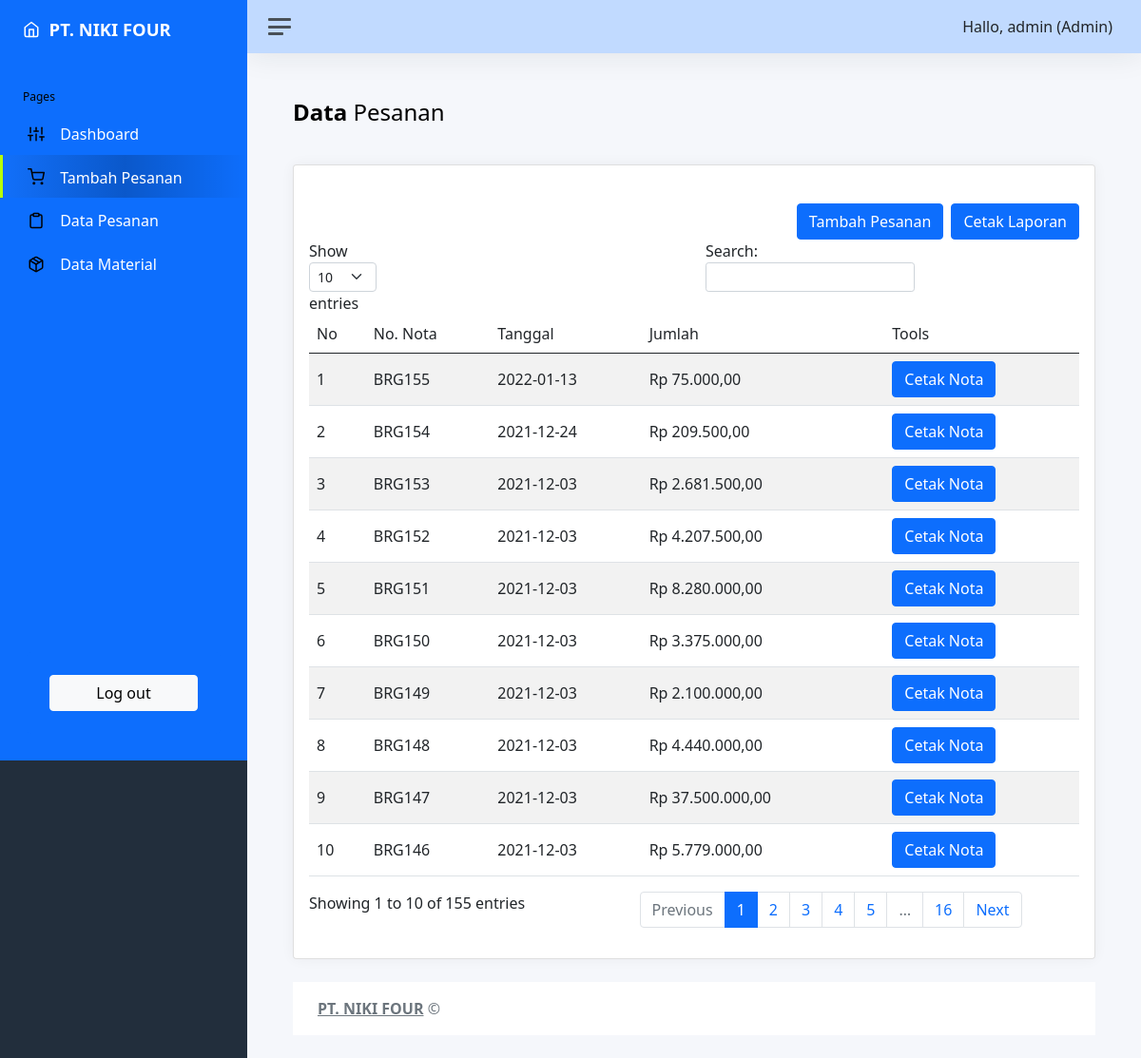
The app's page /kasir_transaksi.php (signed in) with its own data.
### tables this page shows
CREATE TABLE `penjualan` (
  `nonota` varchar(8) NOT NULL,
  `tanggal` date NOT NULL,
  `total` int(8) NOT NULL
);

### kasir_transaksi.php (the view, shortened to what this page needs)
<?php
include '../koneksi.php';
$nama = $_SESSION['nama'];
$query=mysqli_query($conn, "select * from penjualan ORDER BY nonota DESC");
function rupiah($angka){
	$hasil_rupiah = "Rp " . number_format($angka,2,',','.');
	return $hasil_rupiah;
}
?>
<!DOCTYPE html>
<html lang="en">
<head>
    <link href="../assets/css/app.css" rel="stylesheet">
    <link href="https://cdn.jsdelivr.net/npm/bootstrap@5.0.2/dist/css/bootstrap.min.css" rel="stylesheet"
>
</head>
<body>
    <div class="wrapper">
        <nav id="sidebar" class="sidebar js-sidebar">
            <div class="sidebar-content js-simplebar" style="background-color: #0d6efd;">
                <h1 class="sidebar-brand">
                    <i class="align-middle" data-feather="home" style="color:white;"></i> <span class="align-middle"
                        style="color:white;"> &nbsp;PT. NIKI FOUR</span>
                </h1>
                <ul class="sidebar-nav">
                    <li class="sidebar-header" style="color:black;">
                        Pages
                    </li>
                    <li class="sidebar-item ">
                        <a class="sidebar-link" href="kasir_home.php" style="background-color: #0d6efd;color:white;">
                            <i class="align-middle" data-feather="sliders" style="color:black;"></i> <span
                                class="align-middle">Dashboard</span>
                        </a>
                    </li>
                    <li class="sidebar-item active">
                        <a class="sidebar-link" href="kasir_transaksi.php?page=penjualan&act=tambah"
                            style="background-color: #0d6efd;color:white;">
                            <i class="align-middle" data-feather="shopping-cart" style="color:black;"></i> <span
                                class="align-middle">Tambah Pesanan</span>
                        </a>
                    </li>
                    <li class="sidebar-item ">
                        <a class="sidebar-link" href="kasir_transaksi.php"
                            style="background-color: #0d6efd;color:white;">
                            <i class="align-middle" data-feather="clipboard" style="color:black;"></i> <span
                                class="align-middle">Data Pesanan</span>
                        </a>
                    </li>
                    <li class="sidebar-item">
                        <a class="sidebar-link" href="kasir_produk.php" style="background-color: #0d6efd;color:white;">
                            <i class="align-middle" data-feather="package" style="color:black;"></i> <span
                                class="align-middle">Data Material</span>
                        </a>
                    </li>
                </ul>
                <div class="sidebar-cta">
                    <div class="sidebar-cta-content" style="background-color: #0d6efd">
                        <div class="d-grid">
                            <a href="../logout.php" class="btn btn-light">Log out</a>
                        </div>
                    </div>
                </div>
            </div>
        </nav>
        <div class="main">
            <nav class="navbar navbar-expand navbar-light navbar-bg" style="background-color: #c1daff">
                <a class="sidebar-toggle js-sidebar-toggle">
                    <i class="hamburger align-self-center"></i>
                </a>
                <div class="navbar-collapse collapse">
                    <ul class="navbar-nav navbar-align">
                        <li class="nav-item dropdown">
                            <a class="nav-link  d-none d-sm-inline-block" href="#">
                                <span class="text-dark">Hallo, <?php echo $nama ?>
                                    (<?php echo $_SESSION['role'] ?>)</span>
                            </a>
                        </li>
                    </ul>
                </div>
            </nav>
            <main class="content">
                <div class="container-fluid p-0">
                    <h4 class=" mb-3"><strong>Data</strong> Pesanan</h6><br>
                        <?php
                $no = 1;
                $p=isset($_GET['act'])?$_GET['act']:null;
                switch($p){
                    default: ?>
                        <div class="card "><br>
                            <div class="card-body">
                                <div class="d-grid gap-2 d-md-flex justify-content-md-end">
                                    <a href='?page=penjualan&act=tambah' class='btn btn-primary'>Tambah Pesanan</a>
                                    <a href='cetak_transaksi.php' class='btn btn-primary'>Cetak Laporan</a>
                                </div>
                                <table id="example" class="table table-striped" style="width:100%">
                                    <thead>
                                        <tr>
                                            <td>No</td>
                                            <td>No. Nota</td>
                                            <td>Tanggal</td>
                                            <td>Jumlah</td>
                                            <td>Tools</td>
                                        </tr>
                                    </thead>
                                    <tbody>
                                        <?php
                            while($r=mysqli_fetch_array($query)){
                            ?>
                                        <tr>
                                            <td><?php echo $no++; ?></td>
                                            <td><?php echo $r['nonota'] ?></td>
                                            <td><?php echo $r['tanggal'] ?></td>
                                            <td><?php echo rupiah($r['total'])?></td>
                                            <td><a class="btn btn-primary"
                                                    href="cetak_nota.php?nota=<?php echo $r['nonota'] ?>">Cetak
                                                    Nota</a></td>
                                        </tr><?php
                            } ?>
                                    </tbody>
                                </table>
                            </div>
                        </div>
                        <?php
                        break;
                }
                ?>
                        <footer class="footer">
                            <div class="container-fluid">
                                <div class="row text-muted">
                                    <div class="col-6 text-start">
                                        <p class="mb-0">
                                            <a class="text-muted" target="_blank"><strong>PT. NIKI FOUR</strong></a>
                                            &copy;
                                        </p>
                                    </div>
                                </div>
                            </div>
                        </footer>
                </div>
        </div>
</body>
</html>

### records on screen
penjualan: nonota "BRG155", tanggal "2022-01-13", total "Rp 75.000,00"
penjualan: nonota "BRG154", tanggal "2021-12-24", total "Rp 209.500,00"
penjualan: nonota "BRG153", tanggal "2021-12-03", total "Rp 2.681.500,00"
penjualan: nonota "BRG152", tanggal "2021-12-03", total "Rp 4.207.500,00"
penjualan: nonota "BRG151", tanggal "2021-12-03", total "Rp 8.280.000,00"
penjualan: nonota "BRG150", tanggal "2021-12-03", total "Rp 3.375.000,00"
penjualan: nonota "BRG149", tanggal "2021-12-03", total "Rp 2.100.000,00"
penjualan: nonota "BRG148", tanggal "2021-12-03", total "Rp 4.440.000,00"
penjualan: nonota "BRG147", tanggal "2021-12-03", total "Rp 37.500.000,00"
penjualan: nonota "BRG146", tanggal "2021-12-03", total "Rp 5.779.000,00"

### other values on screen
$nama "admin"
$_SESSION['role'] "Admin"
